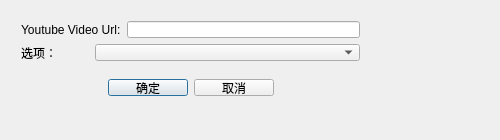
<?xml version="1.0" encoding="UTF-8"?>
<ui version="4.0">
 <class>YoutubeUrlDlg</class>
 <widget class="QDialog" name="YoutubeUrlDlg">
  <property name="geometry">
   <rect>
    <x>0</x>
    <y>0</y>
    <width>500</width>
    <height>140</height>
   </rect>
  </property>
  <property name="sizePolicy">
   <sizepolicy hsizetype="Fixed" vsizetype="Fixed">
    <horstretch>0</horstretch>
    <verstretch>0</verstretch>
   </sizepolicy>
  </property>
  <property name="minimumSize">
   <size>
    <width>500</width>
    <height>140</height>
   </size>
  </property>
  <property name="maximumSize">
   <size>
    <width>500</width>
    <height>140</height>
   </size>
  </property>
  <property name="windowTitle">
   <string>打开 YouTube</string>
  </property>
  <property name="locale">
   <locale language="English" country="NewZealand"/>
  </property>
  <widget class="QWidget" name="gridLayoutWidget">
   <property name="geometry">
    <rect>
     <x>0</x>
     <y>0</y>
     <width>381</width>
     <height>108</height>
    </rect>
   </property>
   <layout class="QGridLayout" name="gridLayout">
    <item row="3" column="1">
     <spacer name="verticalSpacer_2">
      <property name="orientation">
       <enum>Qt::Vertical</enum>
      </property>
      <property name="sizeType">
       <enum>QSizePolicy::Fixed</enum>
      </property>
      <property name="sizeHint" stdset="0">
       <size>
        <width>20</width>
        <height>12</height>
       </size>
      </property>
     </spacer>
    </item>
    <item row="0" column="1">
     <spacer name="verticalSpacer">
      <property name="orientation">
       <enum>Qt::Vertical</enum>
      </property>
      <property name="sizeType">
       <enum>QSizePolicy::Fixed</enum>
      </property>
      <property name="sizeHint" stdset="0">
       <size>
        <width>20</width>
        <height>10</height>
       </size>
      </property>
     </spacer>
    </item>
    <item row="2" column="0">
     <spacer name="horizontalSpacer_3">
      <property name="orientation">
       <enum>Qt::Horizontal</enum>
      </property>
      <property name="sizeType">
       <enum>QSizePolicy::Preferred</enum>
      </property>
      <property name="sizeHint" stdset="0">
       <size>
        <width>10</width>
        <height>20</height>
       </size>
      </property>
     </spacer>
    </item>
    <item row="1" column="1">
     <layout class="QHBoxLayout" name="horizontalLayout">
      <item>
       <widget class="QLabel" name="label">
        <property name="sizePolicy">
         <sizepolicy hsizetype="Fixed" vsizetype="Preferred">
          <horstretch>0</horstretch>
          <verstretch>0</verstretch>
         </sizepolicy>
        </property>
        <property name="minimumSize">
         <size>
          <width>68</width>
          <height>0</height>
         </size>
        </property>
        <property name="text">
         <string>Youtube Video Url:</string>
        </property>
       </widget>
      </item>
      <item>
       <widget class="QLineEdit" name="lineEdit"/>
      </item>
     </layout>
    </item>
    <item row="2" column="1">
     <layout class="QHBoxLayout" name="horizontalLayout_3">
      <item>
       <widget class="QLabel" name="label_2">
        <property name="sizePolicy">
         <sizepolicy hsizetype="Fixed" vsizetype="Preferred">
          <horstretch>0</horstretch>
          <verstretch>0</verstretch>
         </sizepolicy>
        </property>
        <property name="minimumSize">
         <size>
          <width>68</width>
          <height>0</height>
         </size>
        </property>
        <property name="text">
         <string>选项：</string>
        </property>
       </widget>
      </item>
      <item>
       <widget class="QComboBox" name="comboBox">
        <property name="sizePolicy">
         <sizepolicy hsizetype="MinimumExpanding" vsizetype="Fixed">
          <horstretch>0</horstretch>
          <verstretch>0</verstretch>
         </sizepolicy>
        </property>
       </widget>
      </item>
     </layout>
    </item>
    <item row="4" column="1">
     <layout class="QHBoxLayout" name="horizontalLayout_2">
      <item>
       <spacer name="horizontalSpacer">
        <property name="orientation">
         <enum>Qt::Horizontal</enum>
        </property>
        <property name="sizeHint" stdset="0">
         <size>
          <width>40</width>
          <height>20</height>
         </size>
        </property>
       </spacer>
      </item>
      <item>
       <widget class="QPushButton" name="btn_Ok">
        <property name="text">
         <string>确定</string>
        </property>
       </widget>
      </item>
      <item>
       <widget class="QPushButton" name="btn_Cancel">
        <property name="text">
         <string>取消</string>
        </property>
       </widget>
      </item>
      <item>
       <spacer name="horizontalSpacer_2">
        <property name="orientation">
         <enum>Qt::Horizontal</enum>
        </property>
        <property name="sizeHint" stdset="0">
         <size>
          <width>40</width>
          <height>20</height>
         </size>
        </property>
       </spacer>
      </item>
     </layout>
    </item>
    <item row="2" column="2">
     <spacer name="horizontalSpacer_4">
      <property name="orientation">
       <enum>Qt::Horizontal</enum>
      </property>
      <property name="sizeType">
       <enum>QSizePolicy::Preferred</enum>
      </property>
      <property name="sizeHint" stdset="0">
       <size>
        <width>10</width>
        <height>20</height>
       </size>
      </property>
     </spacer>
    </item>
   </layout>
  </widget>
 </widget>
 <layoutdefault spacing="6" margin="11"/>
 <resources/>
 <connections/>
</ui>
